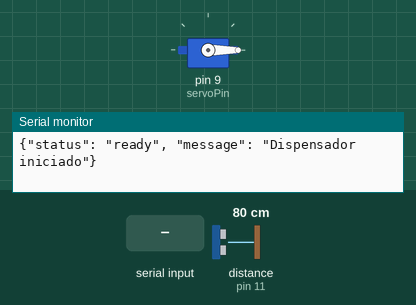
Recording of a sketch running on a simulated Arduino Uno, built with avr-gcc and run on an emulated ATmega328P. Shown: servo, the last lines printed to the serial monitor. Wiring (inferred from the names in the program): ultrasonic range finder: trigger pin 10; echo pin 11. The inputs (shaded band) are chosen by the test bench; at power-on: distance to the obstacle (sensor on pin 11) 80 cm. The echo pulse lasts 58.3 µs per cm.

Above: at 1.2 s.
1.3 s: "DISPENSE\n" received over Serial
At 1.7 s:
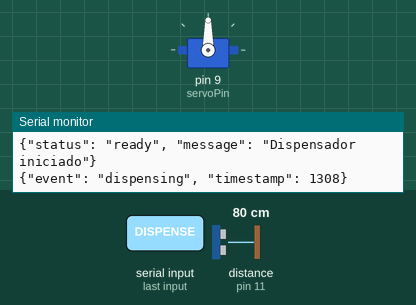
Timing chart, 0 to 4.3 s (numbered marks = the images above; inputs shaded):
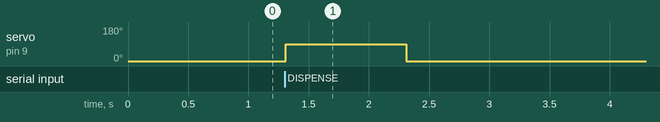

The sketch:

dispenser.ino
```cpp
#include <Servo.h>
#include <LiquidCrystal.h>

// Configuración de Pines
const int servoPin = 9;
const int trigPin = 10;
const int echoPin = 11;
Servo dispenserServo;

// Variables de estado
bool dispensando = false;
long duracion;
int distancia;

void setup() {
  Serial.begin(9600);
  dispenserServo.attach(servoPin);
  dispenserServo.write(0); // Posición inicial

  pinMode(trigPin, OUTPUT);
  pinMode(echoPin, INPUT);

  Serial.println("{\"status\": \"ready\", \"message\": \"Dispensador iniciado\"}");
}

void loop() {
  // Leer comandos del Backend (Java)
  if (Serial.available() > 0) {
    String command = Serial.readStringUntil('\n');
    if (command == "DISPENSE") {
      dispensarMedicamento();
    }
  }

  // Monitoreo de Stock (Simulado con ultrasónico)
  digitalWrite(trigPin, LOW);
  delayMicroseconds(2);
  digitalWrite(trigPin, HIGH);
  delayMicroseconds(10);
  digitalWrite(trigPin, LOW);

  duracion = pulseIn(echoPin, HIGH);
  distancia = duracion * 0.034 / 2;

  // Enviar datos al Backend cada 5 segundos
  static unsigned long lastUpdate = 0;
  if (millis() - lastUpdate > 5000) {
    enviarDatos(distancia);
    lastUpdate = millis();
  }
}

void dispensarMedicamento() {
  Serial.println("{\"event\": \"dispensing\", \"timestamp\": " + String(millis()) + "}");
  dispenserServo.write(90);
  delay(1000);
  dispenserServo.write(0);
  Serial.println("{\"event\": \"completed\", \"success\": true}");
}

void enviarDatos(int stockDist) {
  // Formato JSON para que el Backend Java lo procese fácilmente
  Serial.print("{\"type\": \"telemetry\", \"stock_level\": ");
  Serial.print(stockDist);
  Serial.println("}");
}
```

Measured:
- after the input at 1.3 s, servo on pin 9 (servoPin): 0° → 90° at once, → 0° 1.0 s later
